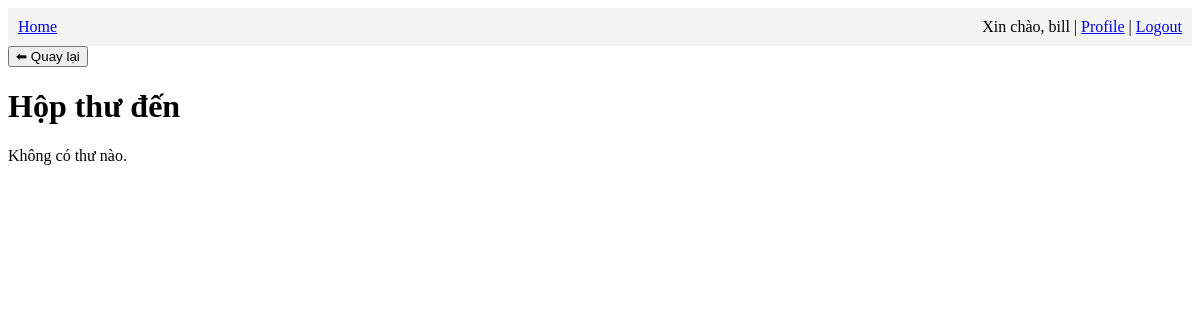
The app's page /user/inbox (signed in), older data.
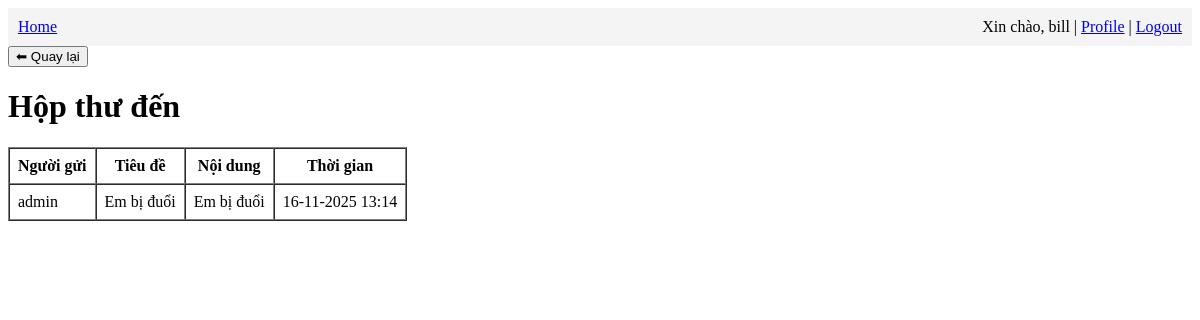
The same page, newer data.
### app/models.py (models this page shows, shortened)
class Message(db.Model):
    id = db.Column(db.Integer, primary_key=True)
    sender_id = db.Column(db.Integer, db.ForeignKey('user.id'), nullable=False)
    receiver_id = db.Column(db.Integer, db.ForeignKey('user.id'), nullable=False)
    subject = db.Column(db.String(255), nullable=False)
    content = db.Column(db.Text, nullable=False)
    timestamp = db.Column(db.DateTime, default=datetime.utcnow)
    is_read = db.Column(db.Boolean, default=False)
    sender = db.relationship("User", foreign_keys=[sender_id])
    receiver = db.relationship("User", foreign_keys=[receiver_id])

class User(UserMixin, db.Model):
    id: so.Mapped[int] = so.mapped_column(primary_key=True)
    username: so.Mapped[str] = so.mapped_column(sa.String(64), index=True,unique=True)
    email: so.Mapped[str] = so.mapped_column(sa.String(120), index=True,unique=True)
    password_hash: so.Mapped[Optional[str]] = so.mapped_column(sa.String(256))
    role = db.Column(db.String(20), default=Role.MEMBER)
    qr_secret = db.Column(db.String(64))

### app/user/routes.py (the view)
@bp.route('/inbox')
@login_required
def inbox():
    messages = Message.query.filter_by(receiver_id=current_user.id).order_by(Message.timestamp.desc()).all()
    return render_template('user/inbox.html', messages=messages)

### app/models.py (called while the page is built)
@login.user_loader
def load_user(id):
    return db.session.get(User, int(id))

### app/user/templates/user/inbox.html (shortened to what this page needs)
{% extends "base.html" %}
{% block content %}
<h1>Hộp thư đến</h1>
{% if messages %}
<table border="1" cellpadding="8" cellspacing="0">
    <tr>
        <th>Người gửi</th>
        <th>Tiêu đề</th>
        <th>Nội dung</th>
        <th>Thời gian</th>
    </tr>
    {% for m in messages %}
    <tr>
        <td>{{ m.sender.username }}</td>
        <td>{{ m.subject }}</td>
        <td>{{ m.content }}</td>
        <td>{{ m.timestamp.strftime('%d-%m-%Y %H:%M') }}</td>
    </tr>
    {% endfor %}
</table>
{% else %}
<p>Không có thư nào.</p>
{% endif %}
{% endblock %}

Row changes from the older to the newer data that the page shows:
added Message: sender.username "admin", subject "Em bị đuổi", content "Em bị đuổi", timestamp "16-11-2025 13:14"
Text that changed along with them:
text no longer shown: "Không có thư nào."
text now shown: "Người gửi Tiêu đề Nội dung Thời gian"
